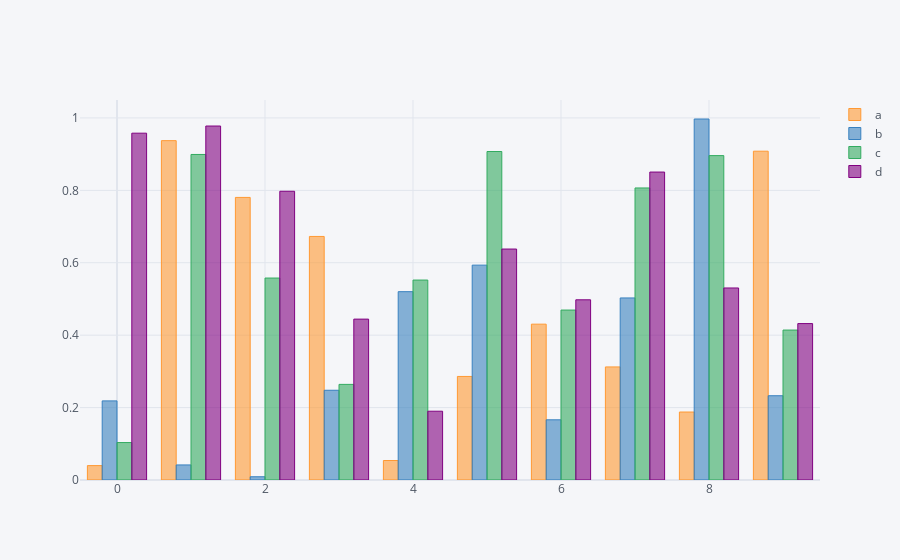

Write notebook code for a chart like this one.
### Code cell
df2.iplot('bar')

### Figure 1 — Plotly figure (JSON) as saved in the notebook; plotly's stock layout.template omitted (floating-point values rounded to 4 significant figures)
{"data": [{"marker": {"color": "rgba(255, 153, 51, 0.6)", "line": {"color": "rgba(255, 153, 51, 1.0)", "width": 1}}, "name": "a", "orientation": "v", "text": "", "type": "bar", "x": [0, 1, 2, 3, 4, 5, 6, 7, 8, 9], "y": [0.03976, 0.9373, 0.7805, 0.6727, 0.05383, 0.286, 0.4304, 0.3123, 0.1878, 0.9082]}, {"marker": {"color": "rgba(55, 128, 191, 0.6)", "line": {"color": "rgba(55, 128, 191, 1.0)", "width": 1}}, "name": "b", "orientation": "v", "text": "", "type": "bar", "x": [0, 1, 2, 3, 4, 5, 6, 7, 8, 9], "y": [0.2185, 0.04157, 0.008948, 0.2479, 0.5201, 0.5935, 0.1662, 0.5028, 0.9971, 0.2327]}, {"marker": {"color": "rgba(50, 171, 96, 0.6)", "line": {"color": "rgba(50, 171, 96, 1.0)", "width": 1}}, "name": "c", "orientation": "v", "text": "", "type": "bar", "x": [0, 1, 2, 3, 4, 5, 6, 7, 8, 9], "y": [0.1034, 0.8991, 0.5578, 0.2641, 0.5523, 0.9073, 0.4694, 0.8066, 0.896, 0.4141]}, {"marker": {"color": "rgba(128, 0, 128, 0.6)", "line": {"color": "rgba(128, 0, 128, 1.0)", "width": 1}}, "name": "d", "orientation": "v", "text": "", "type": "bar", "x": [0, 1, 2, 3, 4, 5, 6, 7, 8, 9], "y": [0.9579, 0.9777, 0.7975, 0.4444, 0.19, 0.6379, 0.4977, 0.8505, 0.5304, 0.432]}], "layout": {"legend": {"bgcolor": "#F5F6F9", "font": {"color": "#4D5663"}}, "paper_bgcolor": "#F5F6F9", "plot_bgcolor": "#F5F6F9", "title": {"font": {"color": "#4D5663"}}, "xaxis": {"gridcolor": "#E1E5ED", "showgrid": true, "tickfont": {"color": "#4D5663"}, "title": {"font": {"color": "#4D5663"}, "text": ""}, "zerolinecolor": "#E1E5ED"}, "yaxis": {"gridcolor": "#E1E5ED", "showgrid": true, "tickfont": {"color": "#4D5663"}, "title": {"font": {"color": "#4D5663"}, "text": ""}, "zerolinecolor": "#E1E5ED"}}}
